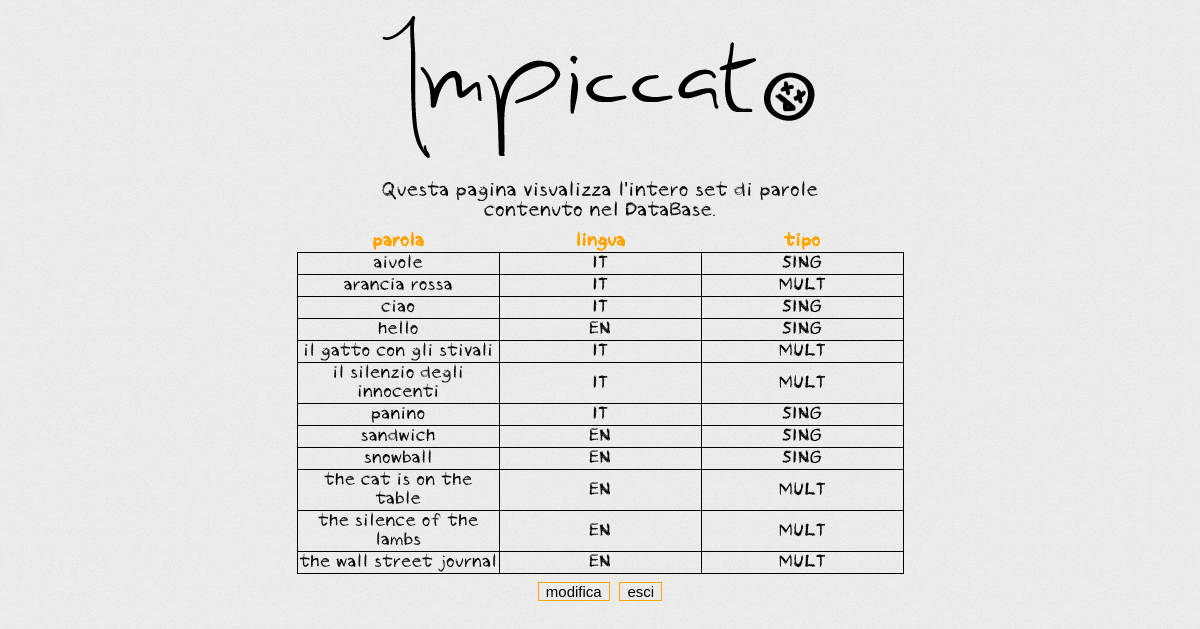
Page /mostra.php (signed in) on the committed database.
### tables this page shows
CREATE TABLE `parole` (
  `idparole` varchar(50) NOT NULL,
  `tipo` varchar(4) NOT NULL,
  `lingua` varchar(2) NOT NULL,
  PRIMARY KEY (`idparole`)
);

### src/PHP/selezioneLingua.php (called while the page is built, shortened)
<?php
$lingua = DEFAULT_LANG;
?>

### src/PHP/connettiDB.php (called while the page is built, shortened)
<?php
class MySqlClass
{
	private $stato;
	public function MySqlClass($host,$user,$pass,$db)
	{
		$this->stato = false;
	}
	public function connetti()
	{
		if(!($this->stato))
		{
			$this->stato = true;
		}
		return $this->stato;
	}
	public function disconnetti()
	{
		if($this->stato)
		{
			$this->stato = false;
			return true;
		}
		return false;
	}
	public function inviaQuery($query)
	{
		if($this->stato)
		{
			$ris = mysql_query($query) or die("Query Error: " . mysql_error());
			return $ris;
		}
		return false;
	}
}
?>

### src/mostra.php (the view, shortened to what this page needs)
<?php
include "./PHP/crea.php";
include "./PHP/connettiDB.php";
if(isset($_SESSION['id']))
{
	creaIntestazione(false,"setLogo();");
	$mySqlObj = new MySqlClass(DEFAULT_HOST,DEFAULT_USER,DEFAULT_PASS,DEFAULT_DB);
	$mySqlObj->connetti();
	$query = "SELECT idparole,lingua,tipo FROM parole ORDER BY idparole";
	$result = $mySqlObj->inviaQuery($query);
	echo <<<CODICE
				<p id="pMostra">Questa pagina visualizza l'intero set di parole contenuto nel DataBase.</p>
				<table>
					<tr>
						<th>parola</th>
						<th>lingua</th>
						<th>tipo</th>
					</tr>
CODICE;
	while($row = mysql_fetch_row($result))
		echo<<<CODICE
					<tr>
						<td>$row[0]</td>
						<td>$row[1]</td>
						<td>$row[2]</td>
					</tr>
CODICE;
		echo<<<CODICE
				</table>
				<div id="divComandi">
					<a class="buttons" href="./modifica.php">modifica</a>
					<a class="buttons" href="./index.php">esci</a>
				</div>
CODICE;
}
else
{
	creaIntestazione(false,"setLogo();","U");
	visualizzaSchermataErrore();
}
?>
		</div>
	</body>
</html>

### src/PHP/crea.php (shortened to what this page needs)
<?php
include "selezioneLingua.php";
function paginaRichiedente()
{
	$pagina=explode("/",$_SERVER["REQUEST_URI"]);
	$pagina=$pagina[sizeof($pagina)-1];
	$pagina=explode(".php",$pagina);
	return $pagina[0];
}
function creaIntestazione($switchLingua,$onLoad,$livello = "")
{
	global $arrayLingue,$arrayTooltip,$intestazione,$queryString,$lingua;
	$url = paginaRichiedente();
	echo <<<CODICE
<!DOCTYPE HTML PUBLIC "-//W3C//DTD HTML 4.01//EN"
"http://www.w3.org/TR/html4/strict.dtd">
<html lang="$lingua">
	<head>
		<title>Impiccato</title>
		<link rel="shortcut icon" href= "./img/favicon.ico">
		<link rel="stylesheet" href="./CSS/base.css" type="text/css">
		<link rel="stylesheet" href="./CSS/$url.css" type="text/css">
CODICE;
	echo <<<CODICE
	</head>
	<body onload="$onLoad">
		<div id="divIntestazione">
CODICE;
		echo <<<CODICE
			<img id="imgLogo" src="./img/logoA.png" alt="Logo.png">
		</div>
		<div id="divLavagna">
CODICE;
}
?>

### src/CSS/base.css (style rules this page uses)
body { background-image: url("../img/background.png"); }
img { border: none; }
#imgLogo { display: block; margin-left: auto; margin-right: auto; }
#divLavagna { font-family: pastelFF,pastelIE,Verdana,sans-serif; font-size: 30px; width: 658px; position: relative; top: 15px; margin-left: auto; margin-right: auto; overflow: hidden; }

### src/CSS/mostra.css (style rules this page uses)
#pMostra { width: 450px; margin-left: auto; margin-right: auto; text-align: center; font-size: 20px; position: relative; bottom: 15px; }
#divComandi { text-align: center; position: relative; bottom: 25px; }
#divLavagna table { font-size: 18px; text-align: center; margin-left: auto; margin-right: auto; border-collapse: collapse; position: relative; bottom: 25px; }
#divLavagna td { border-style: solid; border-width: 1px; border-color: black; border-collapse: collapse; }
#divLavagna th { width: 200px; color: orange; }
.buttons { border-style: solid; border-color: orange; border-width: 1px; padding-left: 7px; padding-right: 7px; color: black; font-family: sans-serif; font-size: 15px; text-decoration: none; cursor: pointer; }

### rows in the picture
parole: idparole "aiuole", lingua "IT", tipo "SING"
parole: idparole "arancia rossa", lingua "IT", tipo "MULT"
parole: idparole "ciao", lingua "IT", tipo "SING"
parole: idparole "hello", lingua "EN", tipo "SING"
parole: idparole "il gatto con gli stivali", lingua "IT", tipo "MULT"
parole: idparole "il silenzio degli innocenti", lingua "IT", tipo "MULT"
parole: idparole "panino", lingua "IT", tipo "SING"
parole: idparole "sandwich", lingua "EN", tipo "SING"
parole: idparole "snowball", lingua "EN", tipo "SING"
parole: idparole "the cat is on the table", lingua "EN", tipo "MULT"
parole: idparole "the silence of the lambs", lingua "EN", tipo "MULT"
parole: idparole "the wall street journal", lingua "EN", tipo "MULT"
